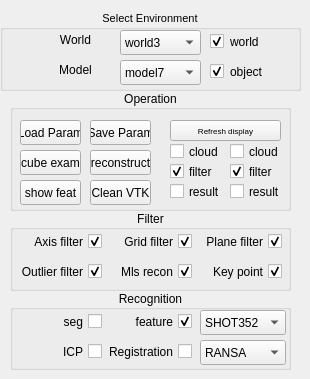
        <widget class="QWidget" name="tab">
         <property name="toolTip">
          <string>&lt;html&gt;&lt;head/&gt;&lt;body&gt;&lt;p&gt;basic&lt;/p&gt;&lt;/body&gt;&lt;/html&gt;</string>
         </property>
         <property name="styleSheet">
          <string notr="true"/>
         </property>
         <attribute name="title">
          <string>Main</string>
         </attribute>
         <widget class="QGroupBox" name="groupBox_en">
          <property name="geometry">
           <rect>
            <x>0</x>
            <y>10</y>
            <width>301</width>
            <height>81</height>
           </rect>
          </property>
          <property name="font">
           <font>
            <pointsize>8</pointsize>
           </font>
          </property>
          <property name="layoutDirection">
           <enum>Qt::LeftToRight</enum>
          </property>
          <property name="styleSheet">
           <string notr="true">border-color: rgb(0, 0, 0);
border-bottom-color: rgb(0, 0, 0);</string>
          </property>
          <property name="title">
           <string>Select Environment</string>
          </property>
          <property name="alignment">
           <set>Qt::AlignCenter</set>
          </property>
          <widget class="QComboBox" name="comboBox_mo">
           <property name="geometry">
            <rect>
             <x>120</x>
             <y>50</y>
             <width>81</width>
             <height>25</height>
            </rect>
           </property>
           <property name="currentIndex">
            <number>6</number>
           </property>
           <item>
            <property name="text">
             <string>model1</string>
            </property>
           </item>
           <item>
            <property name="text">
             <string>model2</string>
            </property>
           </item>
           <item>
            <property name="text">
             <string>model3</string>
            </property>
           </item>
           <item>
            <property name="text">
             <string>model4</string>
            </property>
           </item>
           <item>
            <property name="text">
             <string>model5</string>
            </property>
           </item>
           <item>
            <property name="text">
             <string>model6</string>
            </property>
           </item>
           <item>
            <property name="text">
             <string>model7</string>
            </property>
           </item>
           <item>
            <property name="text">
             <string>model8</string>
            </property>
           </item>
          </widget>
          <widget class="QLabel" name="label_wo">
           <property name="geometry">
            <rect>
             <x>40</x>
             <y>20</y>
             <width>71</width>
             <height>20</height>
            </rect>
           </property>
           <property name="styleSheet">
            <string notr="true">border-color: rgb(85, 87, 83);</string>
           </property>
           <property name="text">
            <string>World</string>
           </property>
           <property name="alignment">
            <set>Qt::AlignCenter</set>
           </property>
          </widget>
          <widget class="QComboBox" name="comboBox_wo">
           <property name="geometry">
            <rect>
             <x>120</x>
             <y>20</y>
             <width>81</width>
             <height>25</height>
            </rect>
           </property>
           <property name="currentIndex">
            <number>2</number>
           </property>
           <item>
            <property name="text">
             <string>world1</string>
            </property>
           </item>
           <item>
            <property name="text">
             <string>world2</string>
            </property>
           </item>
           <item>
            <property name="text">
             <string>world3</string>
            </property>
           </item>
          </widget>
          <widget class="QLabel" name="label_mo">
           <property name="geometry">
            <rect>
             <x>40</x>
             <y>50</y>
             <width>71</width>
             <height>20</height>
            </rect>
           </property>
           <property name="styleSheet">
            <string notr="true">border-color: rgb(46, 52, 54);</string>
           </property>
           <property name="text">
            <string>Model</string>
           </property>
           <property name="alignment">
            <set>Qt::AlignCenter</set>
           </property>
          </widget>
          <widget class="QCheckBox" name="checkBox_dealw">
           <property name="geometry">
            <rect>
             <x>210</x>
             <y>20</y>
             <width>61</width>
             <height>23</height>
            </rect>
           </property>
           <property name="text">
            <string>world</string>
           </property>
           <property name="checked">
            <bool>true</bool>
           </property>
          </widget>
          <widget class="QCheckBox" name="checkBox_dealo">
           <property name="geometry">
            <rect>
             <x>210</x>
             <y>50</y>
             <width>92</width>
             <height>23</height>
            </rect>
           </property>
           <property name="text">
            <string>object</string>
           </property>
           <property name="checked">
            <bool>true</bool>
           </property>
          </widget>
         </widget>
         <widget class="QGroupBox" name="groupBox">
          <property name="geometry">
           <rect>
            <x>10</x>
            <y>90</y>
            <width>281</width>
            <height>121</height>
           </rect>
          </property>
          <property name="title">
           <string>Operation</string>
          </property>
          <property name="alignment">
           <set>Qt::AlignCenter</set>
          </property>
          <widget class="QPushButton" name="pushButton_ex">
           <property name="geometry">
            <rect>
             <x>10</x>
             <y>60</y>
             <width>61</width>
             <height>25</height>
            </rect>
           </property>
           <property name="text">
            <string>cube exam</string>
           </property>
          </widget>
          <widget class="QPushButton" name="pushButton_lo">
           <property name="geometry">
            <rect>
             <x>10</x>
             <y>30</y>
             <width>61</width>
             <height>25</height>
            </rect>
           </property>
           <property name="text">
            <string>Load Param</string>
           </property>
          </widget>
          <widget class="QPushButton" name="pushButton_sa">
           <property name="geometry">
            <rect>
             <x>80</x>
             <y>30</y>
             <width>61</width>
             <height>25</height>
            </rect>
           </property>
           <property name="text">
            <string>Save Param</string>
           </property>
          </widget>
          <widget class="QPushButton" name="pushButton_co">
           <property name="geometry">
            <rect>
             <x>80</x>
             <y>60</y>
             <width>61</width>
             <height>25</height>
            </rect>
           </property>
           <property name="text">
            <string>reconstruct</string>
           </property>
          </widget>
          <widget class="QPushButton" name="pushButton_cl">
           <property name="geometry">
            <rect>
             <x>80</x>
             <y>90</y>
             <width>61</width>
             <height>25</height>
            </rect>
           </property>
           <property name="text">
            <string>Clean VTK</string>
           </property>
          </widget>
          <widget class="QPushButton" name="pushButton_sh">
           <property name="geometry">
            <rect>
             <x>10</x>
             <y>90</y>
             <width>61</width>
             <height>25</height>
            </rect>
           </property>
           <property name="text">
            <string>show feat</string>
           </property>
          </widget>
          <widget class="QCheckBox" name="checkBox_wc">
           <property name="geometry">
            <rect>
             <x>160</x>
             <y>50</y>
             <width>61</width>
             <height>23</height>
            </rect>
           </property>
           <property name="text">
            <string>cloud</string>
           </property>
           <property name="checked">
            <bool>false</bool>
           </property>
          </widget>
          <widget class="QCheckBox" name="checkBox_wk">
           <property name="geometry">
            <rect>
             <x>160</x>
             <y>70</y>
             <width>61</width>
             <height>23</height>
            </rect>
           </property>
           <property name="text">
            <string>filter</string>
           </property>
           <property name="checked">
            <bool>true</bool>
           </property>
          </widget>
          <widget class="QCheckBox" name="checkBox_wr">
           <property name="geometry">
            <rect>
             <x>160</x>
             <y>90</y>
             <width>61</width>
             <height>23</height>
            </rect>
           </property>
           <property name="text">
            <string>result</string>
           </property>
          </widget>
          <widget class="QCheckBox" name="checkBox_or">
           <property name="geometry">
            <rect>
             <x>220</x>
             <y>90</y>
             <width>61</width>
             <height>23</height>
            </rect>
           </property>
           <property name="text">
            <string>result</string>
           </property>
          </widget>
          <widget class="QCheckBox" name="checkBox_ok">
           <property name="geometry">
            <rect>
             <x>220</x>
             <y>70</y>
             <width>61</width>
             <height>23</height>
            </rect>
           </property>
           <property name="text">
            <string>filter</string>
           </property>
           <property name="checked">
            <bool>true</bool>
           </property>
          </widget>
          <widget class="QCheckBox" name="checkBox_oc">
           <property name="geometry">
            <rect>
             <x>220</x>
             <y>50</y>
             <width>61</width>
             <height>23</height>
            </rect>
           </property>
           <property name="text">
            <string>cloud</string>
           </property>
          </widget>
          <widget class="QPushButton" name="pushButton_di">
           <property name="geometry">
            <rect>
             <x>160</x>
             <y>30</y>
             <width>111</width>
             <height>21</height>
            </rect>
           </property>
           <property name="font">
            <font>
             <pointsize>6</pointsize>
            </font>
           </property>
           <property name="styleSheet">
            <string notr="true">color: rgb(0, 0, 0);</string>
           </property>
           <property name="text">
            <string>Refresh display</string>
           </property>
          </widget>
         </widget>
         <widget class="QGroupBox" name="groupBox_4">
          <property name="geometry">
           <rect>
            <x>10</x>
            <y>210</y>
            <width>281</width>
            <height>81</height>
           </rect>
          </property>
          <property name="layoutDirection">
           <enum>Qt::LeftToRight</enum>
          </property>
          <property name="title">
           <string>Filter</string>
          </property>
          <property name="alignment">
           <set>Qt::AlignCenter</set>
          </property>
          <widget class="QCheckBox" name="Axisfilter">
           <property name="geometry">
            <rect>
             <x>0</x>
             <y>20</y>
             <width>92</width>
             <height>23</height>
            </rect>
           </property>
           <property name="layoutDirection">
            <enum>Qt::RightToLeft</enum>
           </property>
           <property name="text">
            <string>Axis filter</string>
           </property>
           <property name="checked">
            <bool>true</bool>
           </property>
          </widget>
          <widget class="QCheckBox" name="Gridfilter">
           <property name="geometry">
            <rect>
             <x>90</x>
             <y>20</y>
             <width>92</width>
             <height>23</height>
            </rect>
           </property>
           <property name="layoutDirection">
            <enum>Qt::RightToLeft</enum>
           </property>
           <property name="text">
            <string>Grid filter</string>
           </property>
           <property name="checked">
            <bool>true</bool>
           </property>
          </widget>
          <widget class="QCheckBox" name="Planefilter">
           <property name="geometry">
            <rect>
             <x>180</x>
             <y>20</y>
             <width>92</width>
             <height>23</height>
            </rect>
           </property>
           <property name="layoutDirection">
            <enum>Qt::RightToLeft</enum>
           </property>
           <property name="text">
            <string>Plane filter</string>
           </property>
           <property name="checked">
            <bool>true</bool>
           </property>
          </widget>
          <widget class="QCheckBox" name="Outlierfilter">
           <property name="geometry">
            <rect>
             <x>0</x>
             <y>50</y>
             <width>92</width>
             <height>23</height>
            </rect>
           </property>
           <property name="layoutDirection">
            <enum>Qt::RightToLeft</enum>
           </property>
           <property name="text">
            <string>Outlier filter</string>
           </property>
           <property name="checked">
            <bool>true</bool>
           </property>
          </widget>
          <widget class="QCheckBox" name="Reconstruction">
           <property name="geometry">
            <rect>
             <x>90</x>
             <y>50</y>
             <width>92</width>
             <height>23</height>
            </rect>
           </property>
           <property name="layoutDirection">
            <enum>Qt::RightToLeft</enum>
           </property>
           <property name="text">
            <string>Mls recon</string>
           </property>
           <property name="checked">
            <bool>true</bool>
           </property>
          </widget>
          <widget class="QCheckBox" name="Keypoint">
           <property name="geometry">
            <rect>
             <x>180</x>
             <y>50</y>
             <width>92</width>
             <height>23</height>
            </rect>
           </property>
           <property name="layoutDirection">
            <enum>Qt::RightToLeft</enum>
           </property>
           <property name="text">
            <string>Key point</string>
           </property>
           <property name="checked">
            <bool>true</bool>
           </property>
          </widget>
         </widget>
         <widget class="QGroupBox" name="groupBox_5">
          <property name="geometry">
           <rect>
            <x>10</x>
            <y>290</y>
            <width>281</width>
            <height>80</height>
           </rect>
          </property>
          <property name="title">
           <string>Recognition</string>
          </property>
          <property name="alignment">
           <set>Qt::AlignCenter</set>
          </property>
          <widget class="QCheckBox" name="seg">
           <property name="geometry">
            <rect>
             <x>0</x>
             <y>20</y>
             <width>92</width>
             <height>23</height>
            </rect>
           </property>
           <property name="layoutDirection">
            <enum>Qt::RightToLeft</enum>
           </property>
           <property name="text">
            <string>seg</string>
           </property>
          </widget>
          <widget class="QCheckBox" name="ICP">
           <property name="geometry">
            <rect>
             <x>0</x>
             <y>50</y>
             <width>92</width>
             <height>23</height>
            </rect>
           </property>
           <property name="layoutDirection">
            <enum>Qt::RightToLeft</enum>
           </property>
           <property name="text">
            <string>ICP</string>
           </property>
          </widget>
          <widget class="QCheckBox" name="feature">
           <property name="geometry">
            <rect>
             <x>90</x>
             <y>20</y>
             <width>92</width>
             <height>23</height>
            </rect>
           </property>
           <property name="layoutDirection">
            <enum>Qt::RightToLeft</enum>
           </property>
           <property name="text">
            <string>feature</string>
           </property>
           <property name="checked">
            <bool>true</bool>
           </property>
           <property name="tristate">
            <bool>false</bool>
           </property>
          </widget>
          <widget class="QCheckBox" name="Registration">
           <property name="geometry">
            <rect>
             <x>90</x>
             <y>50</y>
             <width>92</width>
             <height>23</height>
            </rect>
           </property>
           <property name="layoutDirection">
            <enum>Qt::RightToLeft</enum>
           </property>
           <property name="text">
            <string>Registration</string>
           </property>
          </widget>
          <widget class="QComboBox" name="feature_choose">
           <property name="geometry">
            <rect>
             <x>190</x>
             <y>20</y>
             <width>86</width>
             <height>25</height>
            </rect>
           </property>
           <item>
            <property name="text">
             <string>SHOT352</string>
            </property>
           </item>
           <item>
            <property name="text">
             <string>SHOT1344</string>
            </property>
           </item>
           <item>
            <property name="text">
             <string>FPFH</string>
            </property>
           </item>
          </widget>
          <widget class="QComboBox" name="regi_choose">
           <property name="geometry">
            <rect>
             <x>190</x>
             <y>50</y>
             <width>86</width>
             <height>25</height>
            </rect>
           </property>
           <item>
            <property name="text">
             <string>RANSA</string>
            </property>
           </item>
           <item>
            <property name="text">
             <string>NDT</string>
            </property>
           </item>
           <item>
            <property name="text">
             <string>SACIA</string>
            </property>
           </item>
          </widget>
         </widget>
        </widget>
